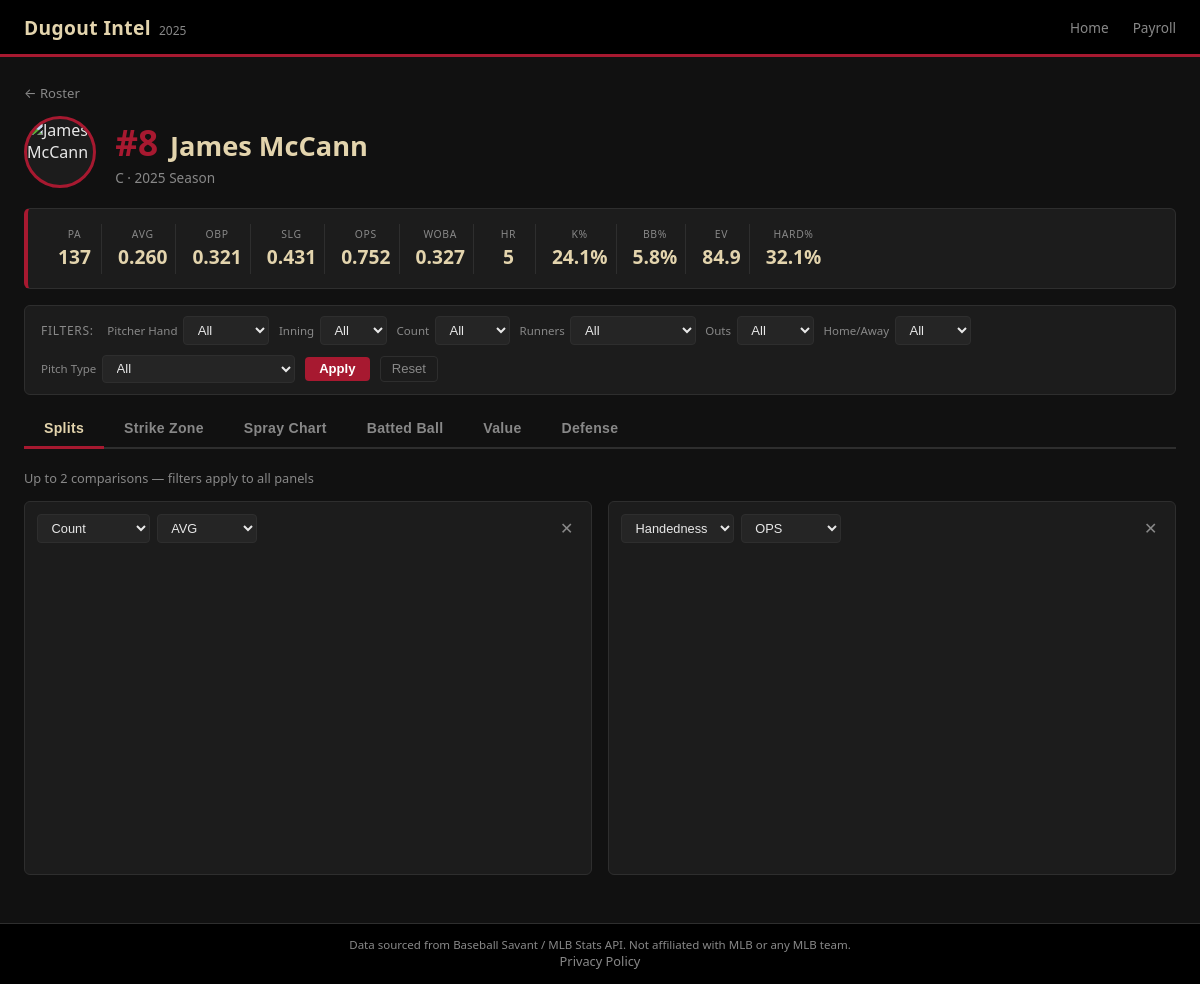
/batter/543510, run on the app's committed database.
### tables this page shows
CREATE TABLE "players" (
"player_id" INTEGER,
  "full_name" TEXT,
  "jersey_number" INTEGER,
  "position" TEXT,
  "position_type" TEXT,
  "status" TEXT,
  "season" INTEGER
);

CREATE TABLE batter_splits (
    id              INTEGER PRIMARY KEY AUTOINCREMENT,
    player_id       INTEGER NOT NULL,
    season          INTEGER NOT NULL,
    split_type      TEXT NOT NULL,   -- 'inning', 'count', 'runners', 'venue', 'handedness', etc.
    split_value     TEXT NOT NULL,   -- e.g., '7', '2-2', 'RISP', 'Chase Field', 'vs_LHP'

    -- Counting stats
    pa              INTEGER DEFAULT 0,   -- plate appearances
    ab              INTEGER DEFAULT 0,
    hits            INTEGER DEFAULT 0,
    singles         INTEGER DEFAULT 0,
    doubles         INTEGER DEFAULT 0,
    triples         INTEGER DEFAULT 0,
    home_runs       INTEGER DEFAULT 0,
    rbi             INTEGER DEFAULT 0,
    walks           INTEGER DEFAULT 0,
    strikeouts      INTEGER DEFAULT 0,
    hbp             INTEGER DEFAULT 0,

    -- Rate stats (stored as TEXT to handle NULL cleanly; computed in Python)
    avg             REAL,
    obp             REAL,
    slg             REAL,
    ops             REAL,
    woba            REAL,

    -- Batted ball
    avg_exit_velo   REAL,
    avg_launch_angle REAL,
    hard_hit_pct    REAL,   -- % balls in play with EV >= 95 mph
    barrel_pct      REAL,

    -- Swing/contact
    swing_pct       REAL,
    whiff_pct       REAL,
    contact_pct     REAL,

    UNIQUE (player_id, season, split_type, split_value)
);

### app/app.py (the view)
@app.route("/batter/<int:player_id>")
def batter_page(player_id: int):
    player = query("SELECT * FROM players WHERE player_id=? AND season=2025", (player_id,))
    if not player:
        abort(404)
    player = player[0]
    if player["position_type"] == "Pitcher":
        abort(404)
    overall = query(
        "SELECT * FROM batter_splits WHERE player_id=? AND season=2025 AND split_type='overall'",
        (player_id,)
    )
    overall = overall[0] if overall else {}
    split_types = [r["split_type"] for r in query(
        "SELECT DISTINCT split_type FROM batter_splits "
        "WHERE player_id=? AND season=2025 ORDER BY split_type", (player_id,)
    )]
    pitch_types = [r["pitch_type"] for r in query(
        "SELECT DISTINCT pitch_type FROM pitches WHERE batter=? AND pitch_type IS NOT NULL "
        "ORDER BY pitch_type", (player_id,)
    )]
    return render_template("player.html", player=player, overall=overall,
                           split_types=split_types, pitch_types=pitch_types,
                           player_type="batter")

### app/app.py (called while the page is built)
@app.before_request
def force_https():
    if request.headers.get("X-Forwarded-Proto") == "http":
        return redirect(request.url.replace("http://", "https://", 1), code=301)

def get_db():
    conn = sqlite3.connect(DB_PATH)
    conn.row_factory = sqlite3.Row
    return conn

def query(sql: str, params: tuple = ()) -> list[dict]:
    conn = get_db()
    rows = conn.execute(sql, params).fetchall()
    conn.close()
    return [dict(r) for r in rows]

### app/templates/player.html (shortened to what this page needs)
{% extends "base.html" %}
{% block content %}
<div class="player-header">
    <a href="/" class="back-link">← Roster</a>
    <div class="player-meta">
        <img class="player-headshot"
             src="https://img.mlbstatic.com/mlb-photos/image/upload/d_people:generic:headshot:67:current.png/w_120,q_auto:best/v1/people/{{ player.player_id }}/headshot/67/current"
             alt="{{ player.full_name }}"
             onerror="this.src='/static/img/silhouette.svg'">
        <div>
            <div class="player-name-row">
                <span class="jersey-big">#{{ player.jersey_number or '—' }}</span>
                <h1>{{ player.full_name }}</h1>
            </div>
            <p class="position-label">{{ player.position }} · 2025 Season</p>
        </div>
    </div>
</div>
{% if overall %}
<div class="stat-bar">
    {% if player_type == 'batter' %}
    <div class="stat-item"><span class="stat-label">PA</span><span class="stat-value">{{ overall.pa or 0 }}</span></div>
    <div class="stat-item"><span class="stat-label">AVG</span><span class="stat-value">{{ "%.3f"|format(overall.avg or 0) }}</span></div>
    <div class="stat-item"><span class="stat-label">OBP</span><span class="stat-value">{{ "%.3f"|format(overall.obp or 0) }}</span></div>
    <div class="stat-item"><span class="stat-label">SLG</span><span class="stat-value">{{ "%.3f"|format(overall.slg or 0) }}</span></div>
    <div class="stat-item"><span class="stat-label">OPS</span><span class="stat-value">{{ "%.3f"|format(overall.ops or 0) }}</span></div>
    <div class="stat-item"><span class="stat-label">wOBA</span><span class="stat-value">{{ "%.3f"|format(overall.woba or 0) }}</span></div>
    <div class="stat-item"><span class="stat-label">HR</span><span class="stat-value">{{ overall.home_runs or 0 }}</span></div>
    <div class="stat-item"><span class="stat-label">K%</span><span class="stat-value">{{ "%.1f"|format((overall.strikeouts / overall.pa * 100) if overall.pa else 0) }}%</span></div>
    <div class="stat-item"><span class="stat-label">BB%</span><span class="stat-value">{{ "%.1f"|format((overall.walks / overall.pa * 100) if overall.pa else 0) }}%</span></div>
    <div class="stat-item"><span class="stat-label">EV</span><span class="stat-value">{{ overall.avg_exit_velo or '—' }}</span></div>
    <div class="stat-item"><span class="stat-label">Hard%</span><span class="stat-value">{% if overall.hard_hit_pct %}{{ "%.1f"|format(overall.hard_hit_pct * 100) }}%{% else %}—{% endif %}</span></div>
    {% endif %}
</div>
{% endif %}
<div class="filter-bar" id="filter-bar">
    <span class="filter-label">Filters:</span>
    {% if player_type == 'batter' %}
    <div class="filter-group">
        <label>Pitcher Hand</label>
        <select id="f-p_throws" class="filter-select">
            <option value="">All</option>
        </select>
    </div>
    {% endif %}
    <div class="filter-group">
        <label>Inning</label>
        <select id="f-inning" class="filter-select">
            <option value="">All</option>
        </select>
    </div>
    <div class="filter-group">
        <label>Count</label>
        <select id="f-count" class="filter-select">
            <option value="">All</option>
        </select>
    </div>
    <div class="filter-group">
        <label>Runners</label>
        <select id="f-runners" class="filter-select">
            <option value="">All</option>
        </select>
    </div>
    <div class="filter-group">
        <label>Outs</label>
        <select id="f-outs" class="filter-select">
            <option value="">All</option>
        </select>
    </div>
    <div class="filter-group">
        <label>Home/Away</label>
        <select id="f-home_away" class="filter-select">
            <option value="">All</option>
        </select>
    </div>
    {% if pitch_types %}
    <div class="filter-group">
        <label>Pitch Type</label>
        <select id="f-pitch_type" class="filter-select">
            <option value="">All</option>
        </select>
    </div>
    {% endif %}
    <button class="btn-apply" id="apply-filters">Apply</button>
    <button class="btn-reset" id="reset-filters">Reset</button>
</div>
<div class="tab-bar">
    <button class="tab-btn active" data-tab="splits">Splits</button>
    <button class="tab-btn" data-tab="heatmap">Strike Zone</button>
    <button class="tab-btn" data-tab="spray">{% if player_type == 'batter' %}Spray Chart{% else %}Pitch Movement{% endif %}</button>
    <button class="tab-btn" data-tab="advanced">{% if player_type == 'batter' %}Batted Ball{% else %}Velocity{% endif %}</button>
    <button class="tab-btn" data-tab="value">Value</button>
    <button class="tab-btn" data-tab="defense">Defense</button>
</div>
<div class="tab-content active" id="tab-splits">
    <div class="panels-toolbar">
        <span class="panels-hint">Up to 2 comparisons — filters apply to all panels</span>
    </div>
    <div id="split-panels"></div>
</div>
{% endblock %}

### app/static/css/style.css (style rules this page uses)
:root { --red: #A71930; --red-dark: #7a1224; --red-glow: rgba(167,25,48,0.25); --sand: #E3D4AD; --sand-dim: #b8a882; --black: #000000; --bg: #111111; --bg-card: #1c1c1c; --bg-input: #252525; --bg-hover: #232323; --text: #e8e8e8; --text-muted: #888888; --border: #2e2e2e; --radius: 6px; --font: 'Segoe UI', system-ui, -apple-system, sans-serif; --cell-high: rgba(94,224,94,0.18); --cell-low: rgba(224,92,92,0.18); }
* { box-sizing: border-box; margin: 0; padding: 0; }
body { background: var(--bg); color: var(--text); font-family: var(--font); min-height: 100vh; display: flex; flex-direction: column; }
a { color: var(--sand); text-decoration: none; }
.player-header { margin-bottom: 1.25rem; }
.back-link { font-size: 0.82rem; color: var(--text-muted); display: inline-flex; align-items: center; gap: 0.3rem; margin-bottom: 0.9rem; transition: color 0.15s; }
.player-meta { display: flex; align-items: center; gap: 1.2rem; }
.jersey-big { font-size: 2.2rem; font-weight: 800; color: var(--red); min-width: 1.8rem; }
.player-meta h1 { font-size: 1.7rem; color: var(--sand); font-weight: 700; }
.position-label { color: var(--text-muted); font-size: 0.85rem; margin-top: 0.15rem; }
.stat-bar { display: flex; flex-wrap: wrap; gap: 0.5rem; background: var(--bg-card); border: 1px solid var(--border); border-left: 4px solid var(--red); border-radius: var(--radius); padding: 0.9rem 1.25rem; margin-bottom: 1rem; }
.stat-item { display: flex; flex-direction: column; align-items: center; min-width: 54px; padding: 0.2rem 0.5rem; border-right: 1px solid var(--border); }
.stat-item:last-child { border-right: none; }
.stat-label { font-size: 0.65rem; color: var(--text-muted); text-transform: uppercase; letter-spacing: 0.06em; margin-bottom: 0.15rem; }
.stat-value { font-size: 1.2rem; font-weight: 700; color: var(--sand); }
.filter-bar { display: flex; flex-wrap: wrap; align-items: center; gap: 0.6rem; background: var(--bg-card); border: 1px solid var(--border); border-radius: var(--radius); padding: 0.65rem 1rem; margin-bottom: 1rem; }
.filter-label { font-size: 0.75rem; color: var(--text-muted); text-transform: uppercase; letter-spacing: 0.06em; margin-right: 0.25rem; }
.filter-group { display: flex; align-items: center; gap: 0.35rem; }
.filter-group label { font-size: 0.72rem; color: var(--text-muted); white-space: nowrap; }
.filter-select { background: var(--bg-input); color: var(--text); border: 1px solid var(--border); border-radius: 4px; padding: 0.3rem 0.6rem; font-size: 0.82rem; cursor: pointer; transition: border-color 0.15s; }
.btn-apply { background: var(--red); color: #fff; border: none; border-radius: 4px; padding: 0.3rem 0.9rem; font-size: 0.82rem; font-weight: 600; cursor: pointer; transition: background 0.15s; }
.btn-reset { background: transparent; color: var(--text-muted); border: 1px solid var(--border); border-radius: 4px; padding: 0.3rem 0.7rem; font-size: 0.82rem; cursor: pointer; transition: color 0.15s, border-color 0.15s; }
.tab-bar { display: flex; gap: 0; border-bottom: 2px solid var(--border); margin-bottom: 1.25rem; }
.tab-btn { background: none; border: none; border-bottom: 3px solid transparent; color: var(--text-muted); padding: 0.6rem 1.25rem; font-size: 0.88rem; font-weight: 600; cursor: pointer; transition: color 0.15s, border-color 0.15s; margin-bottom: -2px; letter-spacing: 0.02em; }
.tab-btn.active { color: var(--sand); border-bottom-color: var(--red); }
.tab-content { display: none; }
.tab-content.active { display: block; }
.panels-toolbar { display: flex; align-items: center; justify-content: space-between; margin-bottom: 0.9rem; }
.panels-hint { font-size: 0.8rem; color: var(--text-muted); }
#split-panels { display: grid; grid-template-columns: repeat(auto-fit, minmax(360px, 1fr)); gap: 1rem; align-items: start; }
.player-headshot { width: 72px; height: 72px; border-radius: 50%; object-fit: cover; object-position: top center; border: 3px solid var(--red); background: var(--bg-card); flex-shrink: 0; }
.player-name-row { display: flex; align-items: baseline; gap: 0.75rem; }

### data on the page
players: jersey_number "8", full_name "James McCann", position "C"
batter_splits: pa "137", avg "0.260", obp "0.321", slg "0.431", ops "0.752", woba "0.327", home_runs "5", (overall.strikeouts/overall.pa*100)ifoverall.paelse0 "24.1", (overall.walks/overall.pa*100)ifoverall.paelse0 "5.8", avg_exit_velo "84.9", overall.hard_hit_pct*100 "32.1"
